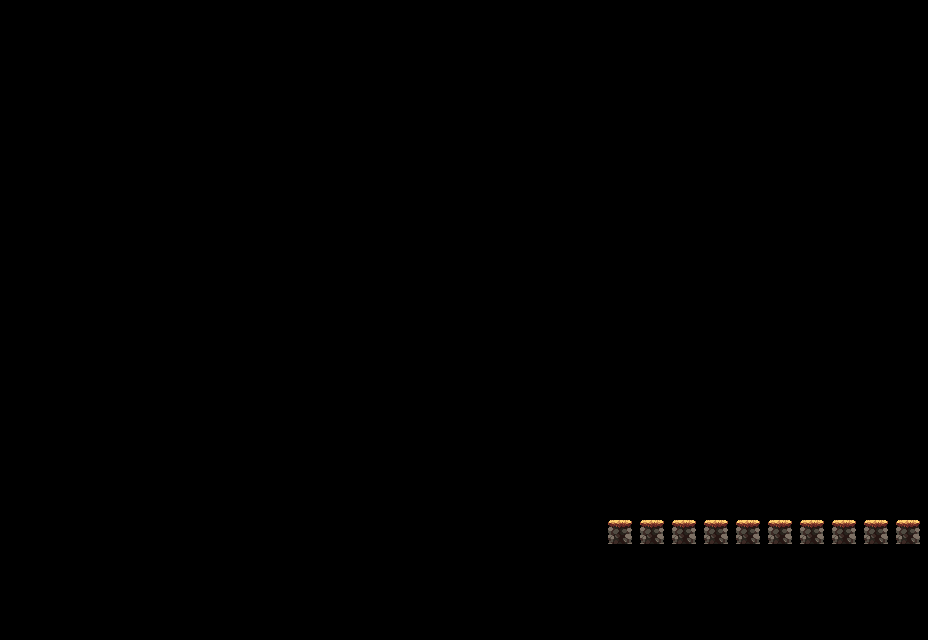

The image is a tile-based game level rendered from a .tmx file. Its description and complete source (layers, tilesets, objects, tile grids) follow:
An orthogonal 29x20 tile map with 32x32 px tiles, 1 tile layer (Tile Layer 1).

<map version="1.10" tiledversion="1.11.0" orientation="orthogonal" renderorder="right-down" width="29" height="20" tilewidth="32" tileheight="32" infinite="0" nextlayerid="2" nextobjectid="1">
 <tileset firstgid="1" source="oak_woods_tileset.tsx" />
 <layer id="1" name="Tile Layer 1" width="29" height="20">
  <data encoding="csv">
0,0,0,0,0,0,0,0,0,0,0,0,0,0,0,0,0,0,0,0,0,0,0,0,0,0,0,0,0,
0,0,0,0,0,0,0,0,0,0,0,0,0,0,0,0,0,0,0,0,0,0,0,0,0,0,0,0,0,
0,0,0,0,0,0,0,0,0,0,0,0,0,0,0,0,0,0,0,0,0,0,0,0,0,0,0,0,0,
0,0,0,0,0,0,0,0,0,0,0,0,0,0,0,0,0,0,0,0,0,0,0,0,0,0,0,0,0,
0,0,0,0,0,0,0,0,0,0,0,0,0,0,0,0,0,0,0,0,0,0,0,0,0,0,0,0,0,
0,0,0,0,0,0,0,0,0,0,0,0,0,0,0,0,0,0,0,0,0,0,0,0,0,0,0,0,0,
0,0,0,0,0,0,0,0,0,0,0,0,0,0,0,0,0,0,0,0,0,0,0,0,0,0,0,0,0,
0,0,0,0,0,0,0,0,0,0,0,0,0,0,0,0,0,0,0,0,0,0,0,0,0,0,0,0,0,
0,0,0,0,0,0,0,0,0,0,0,0,0,0,0,0,0,0,0,0,0,0,0,0,0,0,0,0,0,
0,0,0,0,0,0,0,0,0,0,0,0,0,0,0,0,0,0,0,0,0,0,0,0,0,0,0,0,0,
0,0,0,0,0,0,0,0,0,0,0,0,0,0,0,0,0,0,0,0,0,0,0,0,0,0,0,0,0,
0,0,0,0,0,0,0,0,0,0,0,0,0,0,0,0,0,0,0,0,0,0,0,0,0,0,0,0,0,
0,0,0,0,0,0,0,0,0,0,0,0,0,0,0,0,0,0,0,0,0,0,0,0,0,0,0,0,0,
0,0,0,0,0,0,0,0,0,0,0,0,0,0,0,0,0,0,0,0,0,0,0,0,0,0,0,0,0,
0,0,0,0,0,0,0,0,0,0,0,0,0,0,0,0,0,0,0,0,0,0,0,0,0,0,0,0,0,
0,0,0,0,0,0,0,0,0,0,0,0,0,0,0,0,0,0,0,0,0,0,0,0,0,0,0,0,0,
100,100,100,100,100,100,100,100,100,100,100,100,100,100,100,100,100,100,100,49,49,49,49,49,49,49,49,49,49,
0,0,0,0,0,0,0,0,0,0,0,0,0,0,0,0,0,0,0,0,0,0,0,0,0,0,0,0,0,
0,0,0,0,0,0,0,0,0,0,0,0,0,0,0,0,0,0,0,0,0,0,0,0,0,0,0,0,0,
0,0,0,0,0,0,0,0,0,0,0,0,0,0,0,0,0,0,0,0,0,0,0,0,0,0,0,0,0
</data>
 </layer>
</map>
